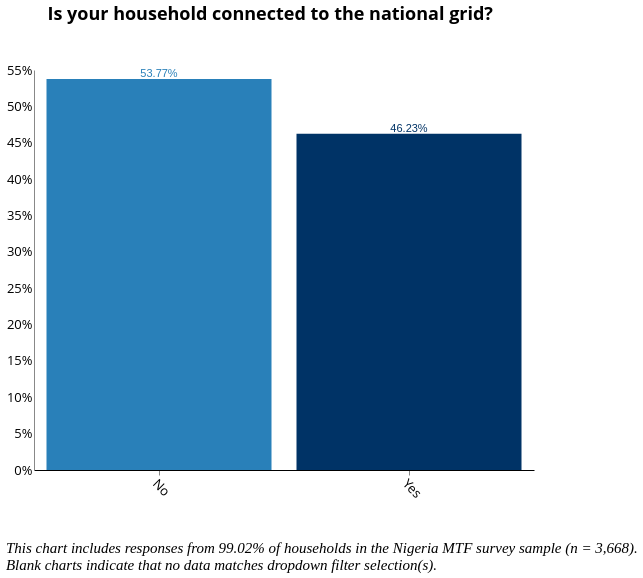

The specification (Vega-Lite) saved for this image:
### Vega-Lite specification from a JSON file in a GitHub repository (floating-point values rounded to 4 significant figures; data arrays with more than 128 entries replaced by an {"elided": "..."} marker saying what was removed)
{"width": 800, "height": 400, "config": {"title": {"fontSize": 18, "font": "Open Sans", "anchor": "center", "fontColor": "#000000"}, "axisX": {"domain": true, "domainColor": "#000000", "grid": false, "labelFont": "Open Sans", "labelFontSize": 13, "titleFont": "Open Sans", "titleFontSize": 13, "titleFontWeight": "normal", "title": "X Axis Title (units)", "labelAngle": 45}, "axisY": {"domain": true, "grid": false, "gridColor": "#DEDDDD", "gridWidth": 1, "labelFont": "Open Sans", "labelFontSize": 13, "labelAngle": 0, "ticks": false, "titleFont": "Open Sans", "titleFontSize": 13, "titleFontWeight": "normal", "titlePadding": 10, "title": "Y Axis Title (units)"}, "range": {"category": ["#2980B9", "#003366", "#FFAE19", "#FF4500", "#438B28", "#45B39D", "#99ADC1", "#212F3C"]}, "legend": {"labelFont": "Open Sans", "labelFontSize": 13, "symbolType": "square", "symbolSize": 100, "titleFont": "Open Sans", "titleFontSize": 13, "titleFontWeight": "normal", "title": "Legend", "orient": "right", "offset": 0}, "tooltip": {"font": "Open Sans"}, "view": {"stroke": "transparent", "text": {"font": "Open Sans", "color": ["#2980B9", "#003366", "#FFAE19", "#FF4500", "#438B28", "#45B39D", "#99ADC1", "#212F3C"], "fontSize": 13, "align": "right", "fontWeight": 400, "size": 13}, "bar": {"size": 40, "binSpacing": 1, "continuousBandSize": 30, "discreteBandSize": 30, "stroke": false}}}, "concat": [{"layer": [{"mark": "bar", "encoding": {"color": {"field": "c2", "legend": null, "type": "nominal"}, "tooltip": {"field": "c2", "type": "nominal"}, "x": {"axis": {"title": " "}, "field": "c2", "sort": ["No", "Yes"], "type": "nominal"}, "y": {"aggregate": "sum", "axis": {"format": "%", "title": ""}, "field": "pct", "type": "quantitative"}}, "height": 400, "selection": {"selector048": {"type": "single", "fields": ["i19a"], "bind": {"input": "select", "options": [null, "Wood purchased", "Wood collected", "Crop Residue/Plant Biomass", "Kerosene", "Charcoal", "LPG/cooking gas", "Electric", "Charcoal Briquettes", "Garbage", "Piped Natural Gas", "Coal Briquette", "Biomass Briquette", "Other, specify", "Coal/lignite"], "labels": ["All Responses", "Wood purchased", "Wood collected", "Crop Residue/Plant Biomass", "Kerosene", "Charcoal", "LPG/cooking gas", "Electric", "Charcoal Briquettes", "Garbage", "Piped Natural Gas", "Coal Briquette", "Biomass Briquette", "Other", "Coal/lignite"], "name": "Primary Source of Cooking Fuel  "}}, "selector047": {"type": "single", "fields": ["primary_stove"], "bind": {"input": "select", "options": [null, "3-Stone/Open Fire Stove", "Koresone Stove", "Missing Data", "Manufactured Stove Traditional", "LPG/Natural Gas Stove", "Electric Stove"], "labels": ["All Responses", "3-Stone/Open Fire Stove", "Kerosene Stove", "Primary Stove Not Listed", "Manufactured Stove Traditional", "LPG/Natural Gas Stove", "Electric Stove"], "name": "Primary Stove  "}}, "selector045": {"type": "single", "fields": ["locality"], "bind": {"input": "select", "options": [null, 0, 1], "labels": ["National", "Urban", "Rural"], "name": "Locality Breakdown  "}}, "selector046": {"type": "single", "fields": ["elc_aggr_tier"], "bind": {"input": "select", "options": [null, "Tier 0", "Tier 1", "Tier 2", "Tier 3", "Tier 4", "Tier 5"], "labels": ["All Tiers", "Tier 0", "Tier 1", "Tier 2", "Tier 3", "Tier 4", "Tier 5"], "name": "Tiers  "}}}, "transform": [{"joinaggregate": [{"op": "count", "field": "*", "as": "total"}]}, {"calculate": "1 / datum.total", "as": "pct"}], "width": 500}, {"mark": {"type": "text", "align": "center", "baseline": "bottom"}, "encoding": {"color": {"field": "c2", "legend": null, "type": "nominal"}, "text": {"aggregate": "sum", "field": "pct", "format": ".2%", "type": "quantitative"}, "tooltip": {"field": "c2", "type": "nominal"}, "x": {"axis": {"title": " "}, "field": "c2", "sort": ["No", "Yes"], "type": "nominal"}, "y": {"aggregate": "sum", "axis": {"format": "%", "title": ""}, "field": "pct", "type": "quantitative"}}, "height": 400, "transform": [{"joinaggregate": [{"op": "count", "field": "*", "as": "total"}]}, {"calculate": "1 / datum.total", "as": "pct"}], "width": 500}], "title": {"text": ["Is your household connected to the national grid?"], "color": "black", "subtitleColor": "black", "offset": 40}, "transform": [{"filter": {"selection": "selector048"}}, {"filter": {"selection": "selector047"}}, {"filter": {"selection": "selector045"}}, {"filter": {"selection": "selector046"}}]}], "data": {"name": "data-69655a8b378ea9814d64d855b3e09660"}, "title": {"text": ["", "", "This chart includes responses from 99.02% of households in the Nigeria MTF survey sample (n = 3,668).", "Blank charts indicate that no data matches dropdown filter selection(s)."], "anchor": "start", "baseline": "bottom", "font": "Times New Roman", "fontSize": 15, "fontStyle": "italic", "fontWeight": "normal", "orient": "bottom"}, "$schema": "https://vega.github.io/schema/vega-lite/v4.17.0.json", "datasets": {"data-69655a8b378ea9814d64d855b3e09660": {"elided": "3632 records"}}}
